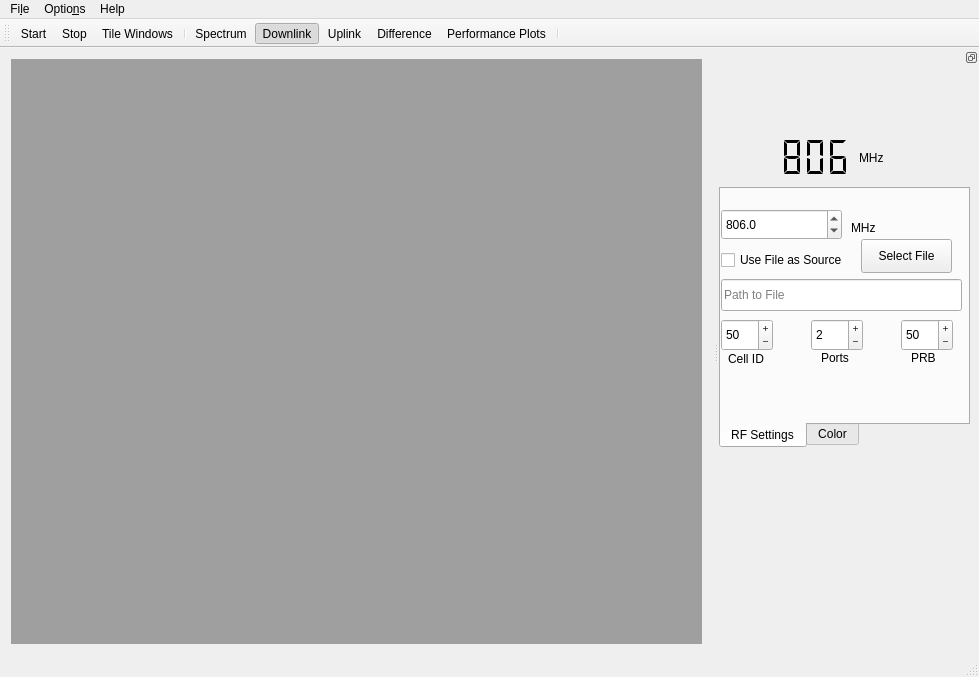
<?xml version="1.0" encoding="UTF-8"?>
<ui version="4.0">
 <class>MainWindow</class>
 <widget class="QMainWindow" name="MainWindow">
  <property name="geometry">
   <rect>
    <x>0</x>
    <y>0</y>
    <width>979</width>
    <height>677</height>
   </rect>
  </property>
  <property name="maximumSize">
   <size>
    <width>16777215</width>
    <height>16777204</height>
   </size>
  </property>
  <property name="windowTitle">
   <string>FALCON</string>
  </property>
  <property name="windowIcon">
   <iconset resource="../../gfx/images.qrc">
    <normaloff>:/logo/Logo_FALCON_button.png</normaloff>:/logo/Logo_FALCON_button.png</iconset>
  </property>
  <property name="toolButtonStyle">
   <enum>Qt::ToolButtonIconOnly</enum>
  </property>
  <property name="animated">
   <bool>false</bool>
  </property>
  <property name="dockNestingEnabled">
   <bool>true</bool>
  </property>
  <property name="dockOptions">
   <set>QMainWindow::AllowNestedDocks</set>
  </property>
  <widget class="QWidget" name="centralWidget">
   <layout class="QHBoxLayout" name="horizontalLayout">
    <item>
     <widget class="QMdiArea" name="mdiArea">
      <property name="sizePolicy">
       <sizepolicy hsizetype="Preferred" vsizetype="Preferred">
        <horstretch>0</horstretch>
        <verstretch>0</verstretch>
       </sizepolicy>
      </property>
     </widget>
    </item>
   </layout>
  </widget>
  <widget class="QMenuBar" name="menuBar">
   <property name="geometry">
    <rect>
     <x>0</x>
     <y>0</y>
     <width>979</width>
     <height>30</height>
    </rect>
   </property>
   <widget class="QMenu" name="menuFile">
    <property name="title">
     <string>Fi&amp;le</string>
    </property>
    <addaction name="actionStart"/>
   </widget>
   <widget class="QMenu" name="menuHelp">
    <property name="title">
     <string>Help</string>
    </property>
   </widget>
   <widget class="QMenu" name="menuOptions">
    <property name="title">
     <string>Optio&amp;ns</string>
    </property>
    <widget class="QMenu" name="menuWindow_2">
     <property name="title">
      <string>&amp;Window</string>
     </property>
     <addaction name="actionSpectrum"/>
     <addaction name="actionDifference"/>
     <addaction name="actionUplink"/>
     <addaction name="actionplot1"/>
     <addaction name="actionDownlink"/>
    </widget>
    <widget class="QMenu" name="menuUtilities">
     <property name="title">
      <string>&amp;Utilities</string>
     </property>
     <addaction name="actionScrolling"/>
     <addaction name="actionSave_Settings"/>
    </widget>
    <widget class="QMenu" name="menuRadio">
     <property name="title">
      <string>&amp;Radio</string>
     </property>
     <addaction name="actionUse_File_as_Source"/>
     <addaction name="actionRadio_Settings"/>
    </widget>
    <addaction name="menuUtilities"/>
    <addaction name="menuRadio"/>
    <addaction name="menuWindow_2"/>
   </widget>
   <addaction name="menuFile"/>
   <addaction name="menuOptions"/>
   <addaction name="menuHelp"/>
  </widget>
  <widget class="QToolBar" name="mainToolBar">
   <attribute name="toolBarArea">
    <enum>TopToolBarArea</enum>
   </attribute>
   <attribute name="toolBarBreak">
    <bool>false</bool>
   </attribute>
   <addaction name="actionStart"/>
   <addaction name="actionStop"/>
   <addaction name="actionTile_Windows"/>
   <addaction name="separator"/>
   <addaction name="actionSpectrum"/>
   <addaction name="actionDownlink"/>
   <addaction name="actionUplink"/>
   <addaction name="actionDifference"/>
   <addaction name="actionplot1"/>
   <addaction name="separator"/>
  </widget>
  <widget class="QStatusBar" name="statusBar"/>
  <widget class="QDockWidget" name="dockWidget">
   <property name="sizePolicy">
    <sizepolicy hsizetype="Expanding" vsizetype="Expanding">
     <horstretch>0</horstretch>
     <verstretch>0</verstretch>
    </sizepolicy>
   </property>
   <property name="minimumSize">
    <size>
     <width>260</width>
     <height>50</height>
    </size>
   </property>
   <property name="features">
    <set>QDockWidget::DockWidgetFloatable|QDockWidget::DockWidgetMovable</set>
   </property>
   <property name="allowedAreas">
    <set>Qt::LeftDockWidgetArea|Qt::RightDockWidgetArea</set>
   </property>
   <attribute name="dockWidgetArea">
    <number>2</number>
   </attribute>
   <widget class="QWidget" name="dockWidgetContents">
    <widget class="QTabWidget" name="tabWidget">
     <property name="geometry">
      <rect>
       <x>0</x>
       <y>120</y>
       <width>251</width>
       <height>261</height>
      </rect>
     </property>
     <property name="tabPosition">
      <enum>QTabWidget::South</enum>
     </property>
     <property name="tabShape">
      <enum>QTabWidget::Rounded</enum>
     </property>
     <property name="currentIndex">
      <number>0</number>
     </property>
     <widget class="QWidget" name="rf_settings">
      <attribute name="title">
       <string>RF Settings</string>
      </attribute>
      <widget class="QCheckBox" name="checkBox_FileAsSource">
       <property name="geometry">
        <rect>
         <x>0</x>
         <y>60</y>
         <width>141</width>
         <height>22</height>
        </rect>
       </property>
       <property name="text">
        <string>Use File as Source</string>
       </property>
      </widget>
      <widget class="QSpinBox" name="spinBox_CellId">
       <property name="geometry">
        <rect>
         <x>0</x>
         <y>130</y>
         <width>52</width>
         <height>32</height>
        </rect>
       </property>
       <property name="buttonSymbols">
        <enum>QAbstractSpinBox::PlusMinus</enum>
       </property>
       <property name="accelerated">
        <bool>true</bool>
       </property>
       <property name="maximum">
        <number>999</number>
       </property>
       <property name="value">
        <number>50</number>
       </property>
      </widget>
      <widget class="QSpinBox" name="spinBox_Ports">
       <property name="geometry">
        <rect>
         <x>90</x>
         <y>130</y>
         <width>52</width>
         <height>32</height>
        </rect>
       </property>
       <property name="buttonSymbols">
        <enum>QAbstractSpinBox::PlusMinus</enum>
       </property>
       <property name="accelerated">
        <bool>true</bool>
       </property>
       <property name="value">
        <number>2</number>
       </property>
      </widget>
      <widget class="QSpinBox" name="spinBox_Prb">
       <property name="geometry">
        <rect>
         <x>180</x>
         <y>130</y>
         <width>52</width>
         <height>32</height>
        </rect>
       </property>
       <property name="buttonSymbols">
        <enum>QAbstractSpinBox::PlusMinus</enum>
       </property>
       <property name="accelerated">
        <bool>true</bool>
       </property>
       <property name="maximum">
        <number>999</number>
       </property>
       <property name="value">
        <number>50</number>
       </property>
      </widget>
      <widget class="QLabel" name="label_2">
       <property name="geometry">
        <rect>
         <x>7</x>
         <y>160</y>
         <width>61</width>
         <height>20</height>
        </rect>
       </property>
       <property name="text">
        <string>Cell ID</string>
       </property>
      </widget>
      <widget class="QLabel" name="label_3">
       <property name="geometry">
        <rect>
         <x>100</x>
         <y>160</y>
         <width>58</width>
         <height>18</height>
        </rect>
       </property>
       <property name="text">
        <string>Ports</string>
       </property>
      </widget>
      <widget class="QLabel" name="label_4">
       <property name="geometry">
        <rect>
         <x>190</x>
         <y>160</y>
         <width>58</width>
         <height>18</height>
        </rect>
       </property>
       <property name="text">
        <string>PRB</string>
       </property>
      </widget>
      <widget class="QLabel" name="label_5">
       <property name="geometry">
        <rect>
         <x>130</x>
         <y>30</y>
         <width>58</width>
         <height>18</height>
        </rect>
       </property>
       <property name="text">
        <string>MHz</string>
       </property>
      </widget>
      <widget class="QLineEdit" name="lineEdit_FileName">
       <property name="geometry">
        <rect>
         <x>0</x>
         <y>90</y>
         <width>241</width>
         <height>32</height>
        </rect>
       </property>
       <property name="acceptDrops">
        <bool>false</bool>
       </property>
       <property name="echoMode">
        <enum>QLineEdit::Normal</enum>
       </property>
       <property name="dragEnabled">
        <bool>true</bool>
       </property>
       <property name="placeholderText">
        <string>Path to File</string>
       </property>
       <property name="clearButtonEnabled">
        <bool>true</bool>
       </property>
      </widget>
      <widget class="QPushButton" name="Select_file_button">
       <property name="geometry">
        <rect>
         <x>140</x>
         <y>50</y>
         <width>91</width>
         <height>34</height>
        </rect>
       </property>
       <property name="text">
        <string>Select File</string>
       </property>
      </widget>
      <widget class="QDoubleSpinBox" name="doubleSpinBox_rf_freq">
       <property name="geometry">
        <rect>
         <x>0</x>
         <y>20</y>
         <width>121</width>
         <height>31</height>
        </rect>
       </property>
       <property name="decimals">
        <number>1</number>
       </property>
       <property name="maximum">
        <double>6000.000000000000000</double>
       </property>
       <property name="singleStep">
        <double>0.100000000000000</double>
       </property>
       <property name="value">
        <double>806.000000000000000</double>
       </property>
      </widget>
     </widget>
     <widget class="QWidget" name="color_settings">
      <attribute name="title">
       <string>Color</string>
      </attribute>
      <widget class="QLabel" name="color_label_downlink">
       <property name="geometry">
        <rect>
         <x>0</x>
         <y>0</y>
         <width>58</width>
         <height>21</height>
        </rect>
       </property>
       <property name="autoFillBackground">
        <bool>true</bool>
       </property>
       <property name="frameShape">
        <enum>QFrame::Box</enum>
       </property>
       <property name="frameShadow">
        <enum>QFrame::Plain</enum>
       </property>
       <property name="midLineWidth">
        <number>4</number>
       </property>
       <property name="text">
        <string/>
       </property>
      </widget>
      <widget class="QPushButton" name="pushButton_downlink_color">
       <property name="geometry">
        <rect>
         <x>60</x>
         <y>0</y>
         <width>131</width>
         <height>21</height>
        </rect>
       </property>
       <property name="text">
        <string>Downlink Color</string>
       </property>
      </widget>
      <widget class="QLabel" name="color_label_uplink">
       <property name="geometry">
        <rect>
         <x>0</x>
         <y>30</y>
         <width>58</width>
         <height>21</height>
        </rect>
       </property>
       <property name="autoFillBackground">
        <bool>true</bool>
       </property>
       <property name="frameShape">
        <enum>QFrame::Box</enum>
       </property>
       <property name="frameShadow">
        <enum>QFrame::Plain</enum>
       </property>
       <property name="midLineWidth">
        <number>4</number>
       </property>
       <property name="text">
        <string/>
       </property>
      </widget>
      <widget class="QPushButton" name="pushButton_uplink_color">
       <property name="geometry">
        <rect>
         <x>60</x>
         <y>30</y>
         <width>131</width>
         <height>21</height>
        </rect>
       </property>
       <property name="text">
        <string>Uplink Color</string>
       </property>
      </widget>
     </widget>
    </widget>
    <widget class="QLCDNumber" name="lcdNumber_rf_freq">
     <property name="geometry">
      <rect>
       <x>10</x>
       <y>70</y>
       <width>131</width>
       <height>41</height>
      </rect>
     </property>
     <property name="midLineWidth">
      <number>-2</number>
     </property>
     <property name="smallDecimalPoint">
      <bool>true</bool>
     </property>
     <property name="digitCount">
      <number>5</number>
     </property>
     <property name="segmentStyle">
      <enum>QLCDNumber::Flat</enum>
     </property>
     <property name="value" stdset="0">
      <double>806.000000000000000</double>
     </property>
     <property name="intValue" stdset="0">
      <number>806</number>
     </property>
    </widget>
    <widget class="QLabel" name="label">
     <property name="geometry">
      <rect>
       <x>140</x>
       <y>70</y>
       <width>58</width>
       <height>41</height>
      </rect>
     </property>
     <property name="text">
      <string>MHz</string>
     </property>
     <property name="textFormat">
      <enum>Qt::AutoText</enum>
     </property>
     <property name="scaledContents">
      <bool>false</bool>
     </property>
    </widget>
    <widget class="QLabel" name="label_6">
     <property name="geometry">
      <rect>
       <x>0</x>
       <y>-10</y>
       <width>251</width>
       <height>81</height>
      </rect>
     </property>
     <property name="text">
      <string/>
     </property>
     <property name="pixmap">
      <pixmap resource="../../gfx/images.qrc">:/logo/Logo_FALCON.png</pixmap>
     </property>
     <property name="scaledContents">
      <bool>true</bool>
     </property>
    </widget>
   </widget>
  </widget>
  <action name="actionStart">
   <property name="text">
    <string>&amp;Start</string>
   </property>
  </action>
  <action name="actionStop">
   <property name="text">
    <string>&amp;Stop</string>
   </property>
   <property name="toolTip">
    <string>Stop</string>
   </property>
  </action>
  <action name="actionSpectrum">
   <property name="checkable">
    <bool>true</bool>
   </property>
   <property name="text">
    <string>&amp;Spectrum</string>
   </property>
  </action>
  <action name="actionDifference">
   <property name="checkable">
    <bool>true</bool>
   </property>
   <property name="text">
    <string>&amp;Difference</string>
   </property>
  </action>
  <action name="actionUplink">
   <property name="checkable">
    <bool>true</bool>
   </property>
   <property name="text">
    <string>&amp;Uplink</string>
   </property>
  </action>
  <action name="actionDownlink">
   <property name="checkable">
    <bool>true</bool>
   </property>
   <property name="checked">
    <bool>true</bool>
   </property>
   <property name="text">
    <string>D&amp;ownlink</string>
   </property>
  </action>
  <action name="actionTile_Windows">
   <property name="text">
    <string>&amp;Tile Windows</string>
   </property>
  </action>
  <action name="actionScrolling">
   <property name="text">
    <string>&amp;Scrolling</string>
   </property>
  </action>
  <action name="actionUse_File_as_Source">
   <property name="checkable">
    <bool>true</bool>
   </property>
   <property name="checked">
    <bool>true</bool>
   </property>
   <property name="text">
    <string>&amp;Use File as Source</string>
   </property>
  </action>
  <action name="actionRadio_Settings">
   <property name="text">
    <string>&amp;Radio Settings</string>
   </property>
  </action>
  <action name="actionSave_Settings">
   <property name="checkable">
    <bool>true</bool>
   </property>
   <property name="checked">
    <bool>true</bool>
   </property>
   <property name="text">
    <string>Sa&amp;ve Settings</string>
   </property>
  </action>
  <action name="actionPerformance_Plots">
   <property name="text">
    <string>Performance Plots</string>
   </property>
  </action>
  <action name="actionplot1">
   <property name="checkable">
    <bool>true</bool>
   </property>
   <property name="text">
    <string>&amp;Performance Plots</string>
   </property>
  </action>
  <action name="actionDownlink_Plots">
   <property name="checkable">
    <bool>true</bool>
   </property>
   <property name="text">
    <string>Do&amp;wnlink Plots</string>
   </property>
  </action>
  <zorder>dockWidget</zorder>
 </widget>
 <layoutdefault spacing="6" margin="11"/>
 <resources>
  <include location="../../gfx/images.qrc"/>
 </resources>
 <connections>
  <connection>
   <sender>doubleSpinBox_rf_freq</sender>
   <signal>editingFinished()</signal>
   <receiver>MainWindow</receiver>
   <slot>exampleSlot()</slot>
   <hints>
    <hint type="sourcelabel">
     <x>801</x>
     <y>255</y>
    </hint>
    <hint type="destinationlabel">
     <x>922</x>
     <y>682</y>
    </hint>
   </hints>
  </connection>
 </connections>
 <slots>
  <slot>exampleSlot()</slot>
 </slots>
</ui>
